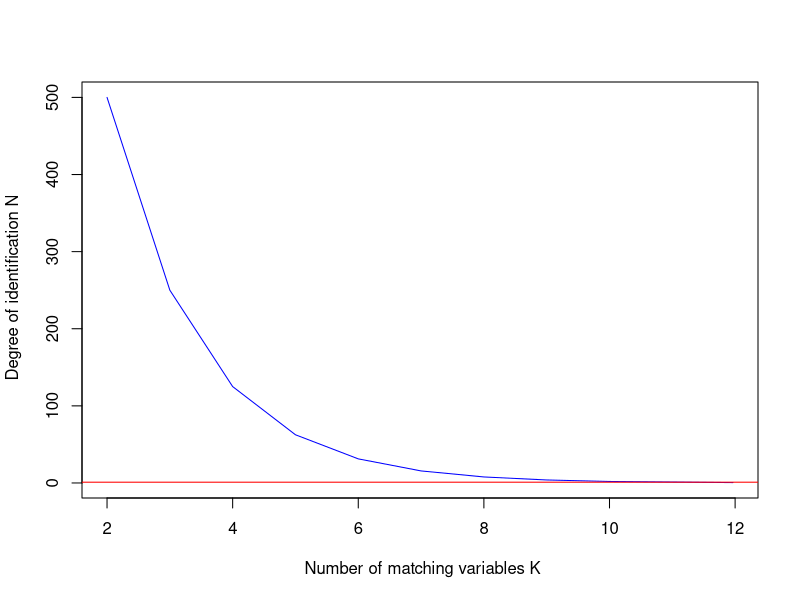
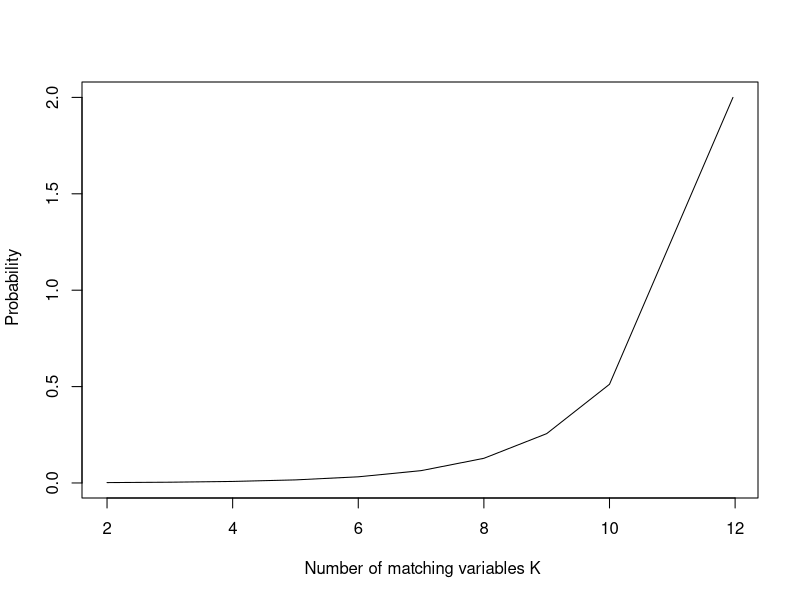
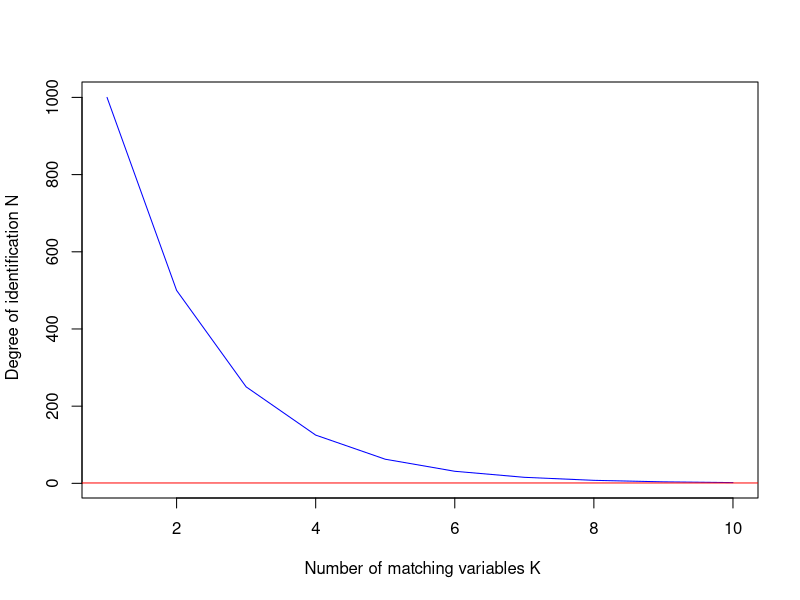

Write R code to recreate these figures, in order.

nA=1000
nB=2*nA
K_min= log(nB)/log(2) # min value of K for which we have a unique identification

K=c(seq(2,K_min,1), K_min+1)

N=nB/(2^K)
plot(K,N,type = "l",col="blue",
     ylab = " Degree of identification N",
     xlab = " Number of matching variables K")
abline(h=1, col = "red")

 plot(K,1/N,lty = 1,type = "l", 
      ylab = " Probability", xlab = " Number of matching variables K")# proba d'obtenir un K-vecteur de B (size n_B)
###################################################
 
 nA=1000
 nB=2*nA
 K=10

identification<- function(k) { nB/(2^k) }
 N= sapply(1:K, identification)

 plot(1:K,N,type = "l",col="blue",
      ylab = " Degree of identification N",
      xlab = " Number of matching variables K")
 abline(h=1, col = "red")
 
 K_min= log(nB)/log(2)
 